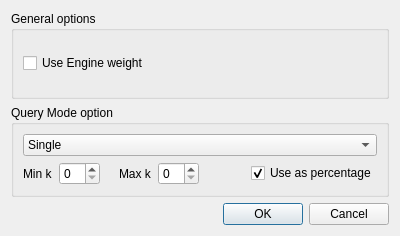
<?xml version="1.0" encoding="UTF-8"?>
<ui version="4.0">
 <class>Config</class>
 <widget class="QWidget" name="Config">
  <property name="geometry">
   <rect>
    <x>0</x>
    <y>0</y>
    <width>400</width>
    <height>236</height>
   </rect>
  </property>
  <property name="windowTitle">
   <string>Form</string>
  </property>
  <layout class="QVBoxLayout" name="verticalLayout_2">
   <item>
    <widget class="QGroupBox" name="General">
     <property name="title">
      <string>General options</string>
     </property>
     <layout class="QVBoxLayout">
      <item>
       <widget class="QCheckBox" name="UseWeight">
        <property name="toolTip">
         <string>Specifies if the meta-engine makes a normal or a weighted sum of the rankings (using the weights defined by each search engine called).</string>
        </property>
        <property name="text">
         <string>Use Engine weight</string>
        </property>
       </widget>
      </item>
     </layout>
    </widget>
   </item>
   <item>
    <widget class="QGroupBox" name="QueryModeOption">
     <property name="toolTip">
      <string>Choose the working mode of the meta engine</string>
     </property>
     <property name="whatsThis">
      <string>The General Option allows the user to choose between different working mode for the &lt;b&gt;Meta Engine&lt;/b&gt; :&lt;br&gt;
&lt;u&gt;&lt;b&gt;1.Single Query Mode:&lt;/b&gt;&lt;/u&gt;
&lt;p&gt; The set of keywords received by the meta engine is used in is totality to create one query.&lt;/p&gt;
&lt;u&gt;&lt;b&gt;2. Combinaison of query terms:&lt;/b&gt;&lt;/u&gt;
&lt;p&gt;The set of keywords received by the meta engine is used to create several combinaison of the keywords. All these combinaisons are used as query. The meta engine retreive the results for each combinaison of keywords and the rank all the results together. &lt;br&gt;
The &lt;b&gt;among&lt;/b&gt; of combinaison is determiner by the PUpper Value witch determine the &quot;p&quot; value for a combinaison Cnp where &quot;n&quot; is the number of keywords retreived by the meta engine&lt;/p&gt;
&lt;u&gt;&lt;b&gt;3. Ranch of combinaisons of the query terms&lt;/b&gt;&lt;/u&gt;
&lt;p&gt;This option enable the meta engine to use a ranch of combinaisons (defined as in point 2). Two Value must be specified for the &quot;p&quot; value, the lower value and the upper value. Combinaisons are then create using as value &quot;p&quot; all the value between the two threshold&lt;/p&gt;</string>
     </property>
     <property name="title">
      <string>Query Mode option</string>
     </property>
     <property name="checkable">
      <bool>false</bool>
     </property>
     <property name="checked">
      <bool>false</bool>
     </property>
     <layout class="QVBoxLayout" name="verticalLayout">
      <item>
       <widget class="QComboBox" name="Type">
        <property name="toolTip">
         <string>Define how the query is interpreted.</string>
        </property>
        <property name="whatsThis">
         <string>&lt;!DOCTYPE HTML PUBLIC &quot;-//W3C//DTD HTML 4.0//EN&quot; &quot;http://www.w3.org/TR/REC-html40/strict.dtd&quot;&gt;
&lt;html&gt;&lt;head&gt;&lt;meta name=&quot;qrichtext&quot; content=&quot;1&quot; /&gt;&lt;style type=&quot;text/css&quot;&gt;
p, li { white-space: pre-wrap; }
&lt;/style&gt;&lt;/head&gt;&lt;body style=&quot; font-family:'Ubuntu'; font-size:9pt; font-weight:400; font-style:normal;&quot;&gt;
&lt;p style=&quot; margin-top:0px; margin-bottom:0px; margin-left:0px; margin-right:0px; -qt-block-indent:0; text-indent:0px;&quot;&gt;There are three types of queries:&lt;/p&gt;
&lt;p style=&quot; margin-top:0px; margin-bottom:0px; margin-left:0px; margin-right:0px; -qt-block-indent:0; text-indent:0px;&quot;&gt;&lt;span style=&quot; font-weight:600;&quot;&gt;Single&lt;/span&gt;: A single query is build using all the keywords.&lt;/p&gt;
&lt;p style=&quot; margin-top:0px; margin-bottom:0px; margin-left:0px; margin-right:0px; -qt-block-indent:0; text-indent:0px;&quot;&gt;&lt;span style=&quot; font-weight:600;&quot;&gt;k-Combinations&lt;/span&gt;: All possible queries using different combinations of a fixed keyword number are build.&lt;/p&gt;
&lt;p style=&quot; margin-top:0px; margin-bottom:0px; margin-left:0px; margin-right:0px; -qt-block-indent:0; text-indent:0px;&quot;&gt;&lt;span style=&quot; font-weight:600;&quot;&gt;Range of k-Combinations&lt;/span&gt;. All possible queries using different combinations of a range of keyword numbers are build.&lt;/p&gt;
&lt;p style=&quot;-qt-paragraph-type:empty; margin-top:0px; margin-bottom:0px; margin-left:0px; margin-right:0px; -qt-block-indent:0; text-indent:0px;&quot;&gt;&lt;/p&gt;
&lt;p style=&quot;-qt-paragraph-type:empty; margin-top:0px; margin-bottom:0px; margin-left:0px; margin-right:0px; -qt-block-indent:0; text-indent:0px;&quot;&gt;&lt;/p&gt;&lt;/body&gt;&lt;/html&gt;</string>
        </property>
        <item>
         <property name="text">
          <string>Single</string>
         </property>
        </item>
        <item>
         <property name="text">
          <string>k-Combinations</string>
         </property>
        </item>
       </widget>
      </item>
      <item>
       <layout class="QHBoxLayout" name="horizontalLayout">
        <item>
         <widget class="QLabel" name="PLowerPCLabel">
          <property name="text">
           <string>Min k</string>
          </property>
          <property name="wordWrap">
           <bool>false</bool>
          </property>
         </widget>
        </item>
        <item>
         <widget class="QSpinBox" name="kMin"/>
        </item>
        <item>
         <spacer name="spacer5">
          <property name="orientation">
           <enum>Qt::Horizontal</enum>
          </property>
          <property name="sizeType">
           <enum>QSizePolicy::Fixed</enum>
          </property>
          <property name="sizeHint" stdset="0">
           <size>
            <width>13</width>
            <height>21</height>
           </size>
          </property>
         </spacer>
        </item>
        <item>
         <widget class="QLabel" name="PUpperPCLabel">
          <property name="text">
           <string>Max k</string>
          </property>
          <property name="wordWrap">
           <bool>false</bool>
          </property>
         </widget>
        </item>
        <item>
         <widget class="QSpinBox" name="kMax"/>
        </item>
        <item>
         <spacer name="horizontalSpacer">
          <property name="orientation">
           <enum>Qt::Horizontal</enum>
          </property>
          <property name="sizeHint" stdset="0">
           <size>
            <width>40</width>
            <height>20</height>
           </size>
          </property>
         </spacer>
        </item>
        <item>
         <widget class="QCheckBox" name="PercentValue">
          <property name="toolTip">
           <string>Specifies if the keyword numbers are percentage or absolute values.</string>
          </property>
          <property name="text">
           <string>Use as percentage</string>
          </property>
          <property name="checked">
           <bool>true</bool>
          </property>
         </widget>
        </item>
       </layout>
      </item>
     </layout>
    </widget>
   </item>
   <item>
    <widget class="QDialogButtonBox" name="buttonBox">
     <property name="standardButtons">
      <set>QDialogButtonBox::Cancel|QDialogButtonBox::Ok</set>
     </property>
    </widget>
   </item>
  </layout>
 </widget>
 <resources/>
 <connections/>
</ui>
